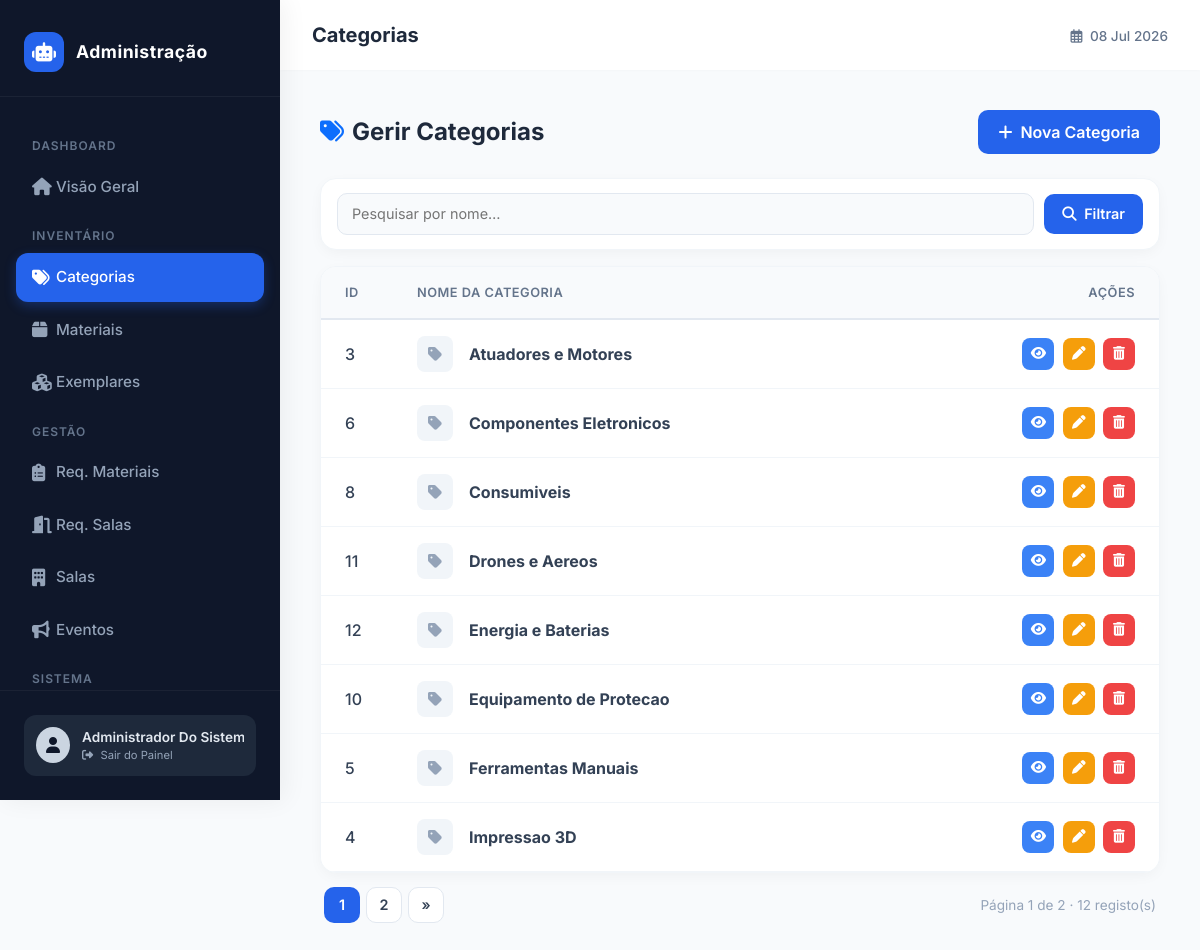
/public/admin/categorias (signed in), run on the app's committed database.
### tables this page shows
CREATE TABLE IF NOT EXISTS `categoria` (
  `id` INT NOT NULL AUTO_INCREMENT,
  `categoria` VARCHAR(255) NOT NULL,
  `imagem` MEDIUMBLOB NULL DEFAULT NULL,
  PRIMARY KEY (`id`));

### app/core/Controller.php (called while the page is built, shortened)
<?php
class Controller
{
    protected function viewAdmin(string $view, array $data = [], string $breadcrumb = '', string $adminSection = '')
    {
        require __DIR__ . '/../views/layouts/admin.php';
    }
}

### app/controllers/AdminController.php (called while the page is built, shortened)
<?php
require_once __DIR__ . '/../core/Controller.php';
class AdminController extends Controller
{
    public function categorias()
    {
        $model = new Categoria();
        $todas = $model->all();
        $filtradas = $this->aplicarFiltros($todas, ['categoria']);
        $paginacao = $this->paginar($filtradas, 8);
        $this->viewAdmin('administracao/categorias/index', [
            'categorias' => $paginacao['itens'],
            'paginacao'  => $paginacao,
        ], 'Categorias', 'categorias');
    }
}

### app/core/Router.php (called while the page is built, shortened)
<?php
class Router
{
    public function run()
    {
        $url = $_GET['url'] ?? 'home/index';
        $url = trim($url, '/');
        $parts = explode('/', $url);
        $method = $parts[1] ?? 'index';
        $params = array_slice($parts, 2);
        $controller = new $controllerName();
        call_user_func_array([$controller, $method], $params);
    }
}

### public/index.php (called while the page is built, shortened)
<?php
require_once __DIR__ . '/../app/core/Router.php';
$router = new Router();
$router->run();

### app/config/database.php (called while the page is built, shortened)
<?php
class Database
{
    private static ?PDO $instance = null;
    public static function getInstance(): PDO
    {
        if (self::$instance === null) {
            $dsn = 'mysql:host=' . DB_HOST . ';port=' . DB_PORT . ';dbname=' . DB_NAME . ';charset=utf8mb4';
            $opcoes = [PDO::ATTR_ERRMODE => PDO::ERRMODE_EXCEPTION];
            try {
                self::$instance = new PDO($dsn, DB_USER, DB_PASS, $opcoes);
            } catch (PDOException $e) {
                die('Erro de ligação à BD: ' . $e->getMessage());
            }
        }
        return self::$instance;
    }
}

### app/core/Model.php (called while the page is built, shortened)
<?php
require_once __DIR__ . '/../config/database.php';
class Model
{
    public function __construct()
    {
        $this->db = Database::getInstance();
    }
}

### app/models/Categoria.php (called while the page is built, shortened)
<?php
require_once __DIR__ . '/../core/Model.php';
class Categoria extends Model
{
    public function all()
    {
        return $this->db->query("SELECT * FROM categoria ORDER BY categoria")->fetchAll(PDO::FETCH_ASSOC);
    }
}

### app/views/administracao/categorias/index.php (the view, shortened to what this page needs)
<div class="d-flex justify-content-between align-items-center flex-wrap gap-3 mb-4">
    <h4 class="mb-0 fw-bold" style="color: #1e293b;"><i class="fas fa-tags text-primary me-2"></i>Gerir Categorias</h4>
    <a href="<?php echo BASE_URL; ?>admin/categoriaCreate" class="btn-clean-primary">
        <i class="fas fa-plus me-2"></i> Nova Categoria
    </a>
</div>
<?php
include __DIR__ . '/../_filtros.php';
?>
<div class="clean-card">
    <div class="table-responsive">
        <?php if (empty($categorias)): ?>
            <div class="text-center py-5" style="color: #94a3b8;">
                <i class="fas fa-tags mb-3" style="font-size: 3rem; opacity: 0.5;"></i>
                <h5>Nenhuma categoria registada.</h5>
            </div>
        <?php else: ?>
        <table class="table table-borderless table-clean mb-0">
            <thead>
                <tr>
                    <th style="width: 80px;" class="ps-4">ID</th>
                    <th>Nome da Categoria</th>
                    <th class="text-end pe-4" style="width: 180px;">Ações</th>
                </tr>
            </thead>
            <tbody>
                <?php foreach ($categorias as $c): ?>
                <tr>
                    <td class="ps-4"><?php echo htmlspecialchars($c['id']); ?></td>
                    <td>
                        <div class="d-flex align-items-center gap-3">
                            <?php if (!empty($c['imagem'])): ?>
                                <img style="width: 36px; height: 36px; border-radius: 8px; object-fit: cover;">
                            <?php else: ?>
                                <div style="width: 36px; height: 36px; border-radius: 8px; background-color: #f1f5f9; display: flex; align-items: center; justify-content: center; color: #94a3b8;"><i class="fas fa-tag"></i></div>
                            <?php endif; ?>
                            <strong><?php echo htmlspecialchars($c['categoria']); ?></strong>
                        </div>
                    </td>
                    <td class="text-end pe-4">
                        <a href="<?php echo BASE_URL; ?>admin/categoriaView/<?php echo (int)$c['id']; ?>" class="action-icon-btn action-view" title="Ver Detalhes"><i class="fas fa-eye"></i></a>
                        <a href="<?php echo BASE_URL; ?>admin/categoriaEdit/<?php echo (int)$c['id']; ?>" class="action-icon-btn action-edit" title="Editar"><i class="fas fa-pen"></i></a>
                        <a href="<?php echo BASE_URL; ?>admin/categoriaDelete/<?php echo (int)$c['id']; ?>" class="action-icon-btn action-delete" title="Apagar"><i class="fas fa-trash-alt"></i></a>
                    </td>
                </tr>
                <?php endforeach; ?>
            </tbody>
        </table>
        <?php endif; ?>
    </div>
</div>
<?php
include __DIR__ . '/../_paginacao.php';
?>

### app/views/layouts/admin.php (style rules this page uses)
:root { --sidebar-bg: #0f172a; --sidebar-hover: #1e293b; --accent-color: #2563eb; --main-bg: #f8fafc; }
body { background-color: var(--main-bg); font-family: 'Inter', sans-serif; color: #334155; margin: 0; overflow-x: hidden; }

### app/views/administracao/categorias/index.php (style rules this page uses)
.clean-card { background: #ffffff; border: 1px solid #f1f5f9; border-radius: 16px; box-shadow: 0 4px 15px -3px rgba(0, 0, 0, 0.05); overflow: hidden; }
.btn-clean-primary { background-color: #2563eb; color: white; border: none; border-radius: 10px; font-weight: 600; padding: 10px 20px; transition: all 0.3s; display: inline-flex; align-items: center; justify-content: center; text-decoration: none; }
.table-clean th { background: #f8fafc; font-size: 0.8rem; text-transform: uppercase; letter-spacing: 0.5px; color: #64748b; font-weight: 600; padding: 16px; border-bottom: 2px solid #e2e8f0; }
.table-clean td { padding: 16px; vertical-align: middle; border-bottom: 1px solid #f1f5f9; color: #334155; font-weight: 500; }
.action-icon-btn { width: 32px; height: 32px; display: inline-flex; align-items: center; justify-content: center; border-radius: 8px; font-size: 0.85rem; transition: 0.2s; color: white; margin-left: 4px; text-decoration: none; }
.action-view { background: #3b82f6; }
.action-edit { background: #f59e0b; }
.action-delete { background: #ef4444; }

### data on the page
categoria: id "3", categoria "Atuadores e Motores"
categoria: id "6", categoria "Componentes Eletronicos"
categoria: id "8", categoria "Consumiveis"
categoria: id "11", categoria "Drones e Aereos"
categoria: id "12", categoria "Energia e Baterias"
categoria: id "10", categoria "Equipamento de Protecao"
categoria: id "5", categoria "Ferramentas Manuais"
categoria: id "4", categoria "Impressao 3D"

### other printed values
$currentUser['nome'] "Administrador Do…"
$admin_breadcrumb "Categorias"
$atual "1"
$ultima "2"
$paginacao['total'] "12"
